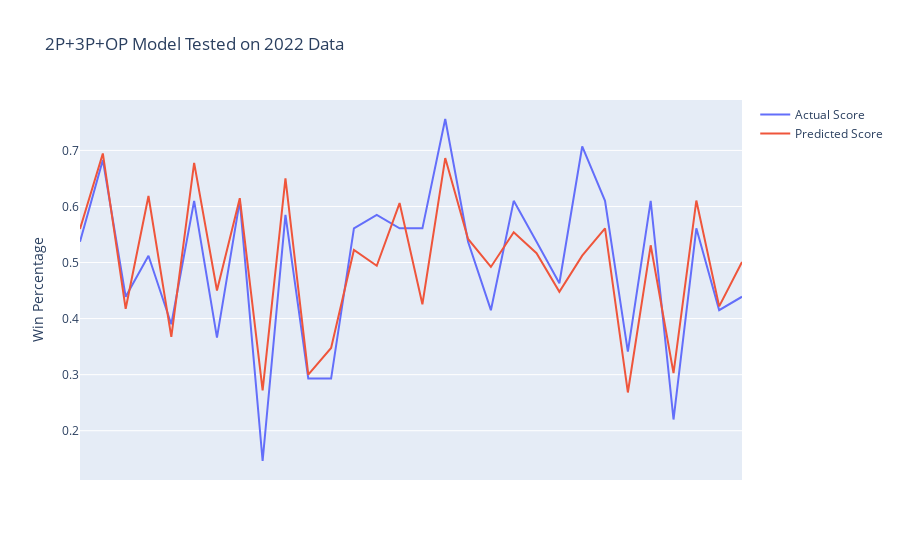

The notebook cell this image was saved under:
### Code cell
fig = make_subplots(rows = 1, cols = 1)
fig.add_trace(go.Scatter(x = [i for i in range(len(data22["W/L%"]))], y = data22["W/L%"], name = "Actual Score"))
fig.add_trace(go.Scatter(x = [i for i in range(len(data22["W/L%"]))], y = y, name = "Predicted Score"))
fig.update_layout(title = "2P+3P+OP Model Tested on 2022 Data")
fig.update_yaxes(title = "Win Percentage")
fig.update_xaxes(visible = False, showgrid = False, zeroline = False)

### Figure 1 — Plotly figure (JSON) as saved in the notebook; plotly's stock layout.template omitted (floating-point values rounded to 4 significant figures)
{"data": [{"name": "Actual Score", "type": "scatter", "x": [0, 1, 2, 3, 4, 5, 6, 7, 8, 9, 10, 11, 12, 13, 14, 15, 16, 17, 18, 19, 20, 21, 22, 23, 24, 25, 26, 27, 28, 29], "y": [0.537, 0.683, 0.439, 0.512, 0.39, 0.61, 0.366, 0.61, 0.146, 0.585, 0.293, 0.293, 0.561, 0.585, 0.561, 0.561, 0.756, 0.537, 0.415, 0.61, 0.537, 0.463, 0.707, 0.61, 0.341, 0.61, 0.22, 0.561, 0.415, 0.439]}, {"name": "Predicted Score", "type": "scatter", "x": [0, 1, 2, 3, 4, 5, 6, 7, 8, 9, 10, 11, 12, 13, 14, 15, 16, 17, 18, 19, 20, 21, 22, 23, 24, 25, 26, 27, 28, 29], "y": [0.56, 0.6945, 0.4175, 0.6187, 0.3675, 0.6777, 0.4501, 0.6148, 0.2722, 0.6503, 0.3002, 0.3476, 0.5224, 0.4943, 0.6061, 0.4256, 0.6864, 0.542, 0.4921, 0.554, 0.5167, 0.4478, 0.5122, 0.5608, 0.2682, 0.5308, 0.3027, 0.6105, 0.4218, 0.5009]}], "layout": {"title": {"text": "2P+3P+OP Model Tested on 2022 Data"}, "xaxis": {"anchor": "y", "domain": [0, 1], "showgrid": false, "visible": false, "zeroline": false}, "yaxis": {"anchor": "x", "domain": [0, 1], "title": {"text": "Win Percentage"}}}}
